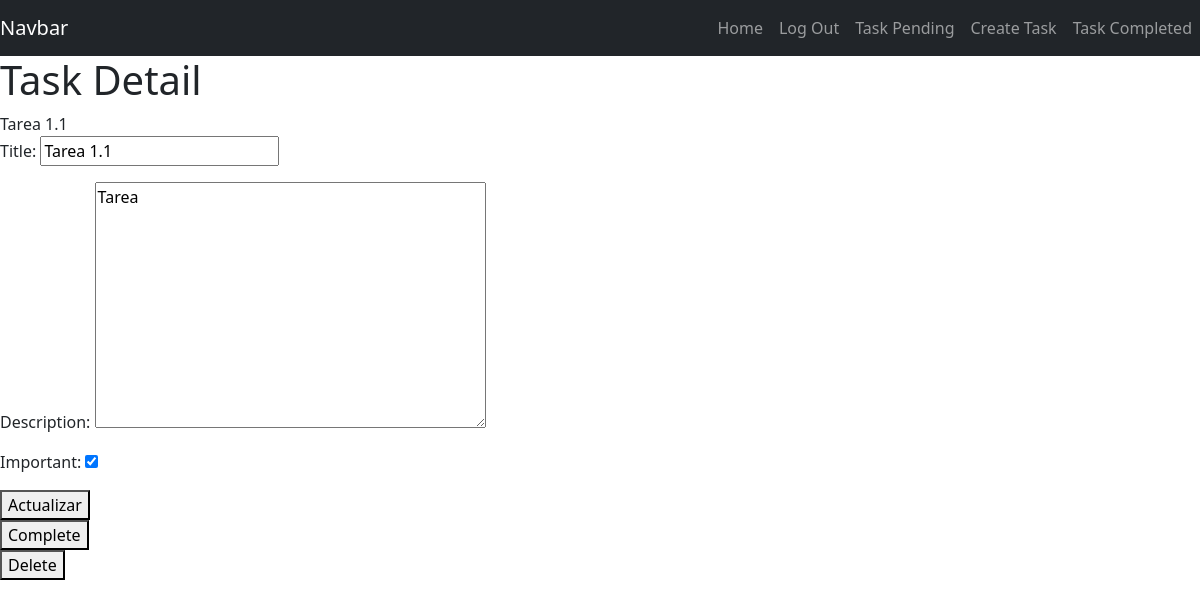
Screenshot of /task_detail/6 (signed in) with the database file from the repository.
### tasks/models.py (models this page shows, shortened)
class Task(models.Model):
    title = models.CharField(max_length=200)
    description = models.TextField(blank=True)
    created = models.DateTimeField(auto_now_add=True)
    datecompleted = models.DateTimeField(null=True, blank=True)
    important = models.BooleanField(default=False)
    user = models.ForeignKey(User, on_delete=models.CASCADE)

### tasks/views.py (the view, shortened to what this page needs)
# urls.py: path("task_detail/<int:task_id>", views.task_detail, name="task_detail"),
@login_required
def task_detail(request, task_id):
    if request.method == "GET":
        task = get_object_or_404(Task, pk=task_id, user=request.user)
        form = TaskForm(instance=task)
        return render(request, "task_detail.html", {"task": task, "form": form})

### tasks/forms.py
class TaskForm(ModelForm):
    class Meta:
        model = Task
        fields = ["title", "description", "important"]

### tasks/templates/task_detail.html (shortened to what this page needs)
{% extends 'layouts/base.html' %}
{% block content %}
  <h1>Task Detail</h1>
  {{ task.title }}
  <form method="POST">
    {{ form.as_p }}
    <button>Actualizar</button>
  </form>
  <form action="{% url 'complete_task' task.id %}" method="POST">
    <button>Complete</button>
  </form>
  <form action="{% url 'complete_task' task.id %}" method="POST">
    <button>Delete</button>
  </form>
{% endblock %}

### rows the page displays
Task: title "Tarea 1.1", description "Tarea", important "☑"
